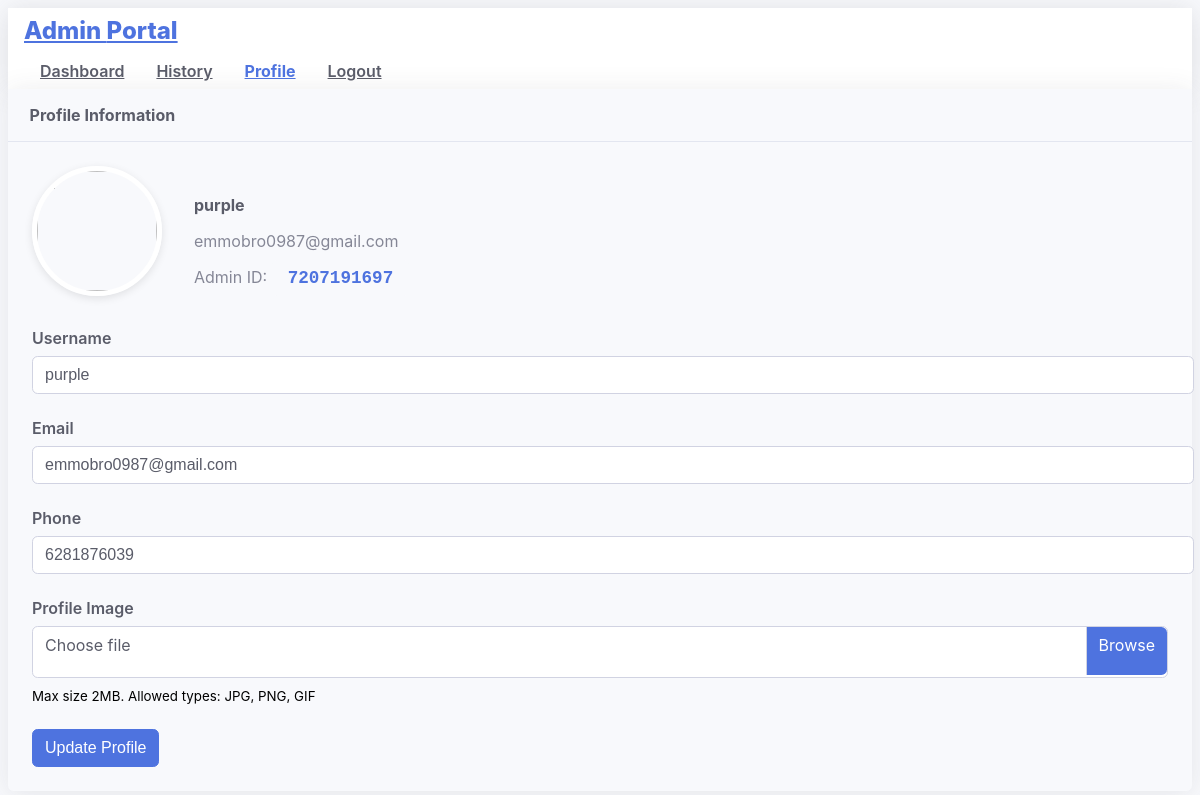
The page /profile (signed in) on the database its author committed.
### app.py (models this page shows, shortened)
class Admin(UserMixin, db.Model):
    id = db.Column(db.Integer, primary_key=True)
    username = db.Column(db.String(20), unique=True, nullable=False)
    email = db.Column(db.String(120), unique=True, nullable=False)
    phone = db.Column(db.String(20), nullable=False)
    password_hash = db.Column(db.String(128), nullable=False)
    admin_code = db.Column(db.String(10), unique=True, nullable=False)
    profile_image = db.Column(db.String(100))
    created_at = db.Column(db.DateTime, default=datetime.utcnow)
    users = db.relationship('User', backref='manager', lazy=True)

### app.py (the view, shortened to what this page needs)
@app.route('/profile', methods=['GET', 'POST'])
@login_required
def profile():
    return render_template('profile.html')

### app.py (called while the page is built)
@login_manager.user_loader
def load_user(user_id):
    if session.get('is_admin'):
        return Admin.query.get(int(user_id))
    return User.query.get(int(user_id))

### templates/profile.html (shortened to what this page needs)
<!DOCTYPE html>
<html lang="en">
<head>
</head>
<body>
    <nav class="navbar navbar-expand navbar-light mb-4">
        <div class="container">
            <a class="navbar-brand" href="#">{% if session.get('is_admin') %}Admin{% else %}User{% endif %} Portal</a>
            <div class="collapse navbar-collapse">
                <ul class="navbar-nav ml-auto">
                    <li class="nav-item">
                        <a class="nav-link" href="{% if session.get('is_admin') %}{{ url_for('admin_dashboard') }}{% else %}{{ url_for('user_dashboard') }}{% endif %}">Dashboard</a>
                    </li>
                    <li class="nav-item">
                        <a class="nav-link" href="{{ url_for('history') }}">History</a>
                    </li>
                    <li class="nav-item active">
                        <a class="nav-link" href="{{ url_for('profile') }}">Profile</a>
                    </li>
                    <li class="nav-item">
                        <a class="nav-link" href="{{ url_for('logout') }}">Logout</a>
                    </li>
                </ul>
            </div>
        </div>
    </nav>
    <div class="container">
        <div class="card">
            <div class="card-header">
                Profile Information
            </div>
            <div class="card-body">
                <div class="profile-header">
                    <img src="{{ url_for('static', filename='uploads/' + current_user.profile_image) if current_user.profile_image else url_for('static', filename='images/avatar-' + ('admin' if session.get('is_admin') else 'user') + '.png') }}"
                         class="profile-avatar">
                    <div class="profile-info">
                        <h4>{{ current_user.username }}</h4>
                        <p>{{ current_user.email }}</p>
                        {% if session.get('is_admin') %}
                        <p>Admin ID: <span class="admin-code">{{ current_user.admin_code }}</span></p>
                        {% endif %}
                    </div>
                </div>
                <form method="POST" action="{{ url_for('profile') }}" enctype="multipart/form-data">
                    <div class="row">
                        <div class="col-md-6">
                            <div class="form-group">
                                <label for="username">Username</label>
                                <input type="text" class="form-control" id="username" name="username" value="{{ current_user.username }}" required>
                            </div>
                        </div>
                        <div class="col-md-6">
                            <div class="form-group">
                                <label for="email">Email</label>
                                <input type="email" class="form-control" id="email" name="email" value="{{ current_user.email }}" required>
                            </div>
                        </div>
                    </div>
                    <div class="row">
                        <div class="col-md-6">
                            <div class="form-group">
                                <label for="phone">Phone</label>
                                <input type="tel" class="form-control" id="phone" name="phone" value="{{ current_user.phone }}" required>
                            </div>
                        </div>
                    </div>
                    <div class="form-group">
                        <label>Profile Image</label>
                        <div class="custom-file">
                            <label class="custom-file-label" for="profile_image">Choose file</label>
                        </div>
                        <small class="text-muted">Max size 2MB. Allowed types: JPG, PNG, GIF</small>
                    </div>
                    <button type="submit" class="btn btn-primary">Update Profile</button>
                </form>
            </div>
        </div>
    </div>
</body>
</html>

### templates/profile.html (style rules this page uses)
:root { --primary: #4e73df; --success: #1cc88a; --info: #36b9cc; --warning: #f6c23e; --danger: #e74a3b; --secondary: #858796; --light: #f8f9fc; --dark: #5a5c69; }
.navbar { padding: 0.5rem 1rem; background-color: #ffffff; box-shadow: 0 2px 4px rgba(0,0,0,0.1); }
.navbar-brand { font-weight: 700; font-size: 1.25rem; color: #4e73df; }
.navbar-nav { display: flex; flex-direction: row; padding-left: 0; margin-bottom: 0; list-style: none; }
.nav-item { position: relative; }
.nav-link { padding: 0.5rem 1rem; color: #5a5c69; font-weight: 600; transition: all 0.3s; }
.nav-item.active .nav-link { color: #4e73df; font-weight: 700; }
body { font-family: 'Nunito', -apple-system, BlinkMacSystemFont, 'Segoe UI', Roboto, 'Helvetica Neue', Arial, sans-serif; background-color: #f8f9fc; }
.navbar { background-color: white; box-shadow: 0 0.15rem 1.75rem 0 rgba(58, 59, 69, 0.15); padding: 0.5rem 1rem; }
.navbar-brand { font-weight: 800; color: var(--primary); font-size: 1.5rem; }
.nav-link { color: var(--dark); font-weight: 600; }
.card { border: none; border-radius: 0.35rem; box-shadow: 0 0.15rem 1.75rem 0 rgba(58, 59, 69, 0.1); margin-bottom: 1.5rem; }
.card-header { background-color: #f8f9fc; border-bottom: 1px solid #e3e6f0; padding: 1rem 1.35rem; font-weight: 700; color: var(--dark); }
.card-body { padding: 1.5rem; }
.profile-header { display: flex; align-items: center; margin-bottom: 2rem; }
.profile-avatar { width: 120px; height: 120px; border-radius: 50%; object-fit: cover; border: 5px solid white; box-shadow: 0 0.15rem 0.5rem rgba(0, 0, 0, 0.1); margin-right: 2rem; }
.profile-info h4 { margin-bottom: 0.5rem; color: var(--dark); }
.profile-info p { color: var(--secondary); margin-bottom: 0; }
.form-group { margin-bottom: 1.5rem; }
label { display: block; margin-bottom: 0.5rem; font-weight: 600; color: var(--dark); }
.form-control { display: block; width: 100%; padding: 0.375rem 0.75rem; font-size: 1rem; line-height: 1.5; color: var(--dark); background-color: #fff; background-clip: padding-box; border: 1px solid #d1d3e2; border-radius: 0.35rem; transition: border-color 0.15s ease-in-out, box-shadow 0.15s ease-in-out; }
.custom-file { position: relative; display: inline-block; width: 100%; margin-bottom: 1.5rem; }
.custom-file-label { position: absolute; top: 0; right: 0; left: 0; z-index: 1; height: calc(1.5em + 0.75rem + 2px); padding: 0.375rem 0.75rem; font-weight: 400; line-height: 1.5; color: var(--dark); background-color: #fff; border: 1px solid #d1d3e2; border-radius: 0.35rem; }
.custom-file-label::after { position: absolute; top: 0; right: 0; bottom: 0; z-index: 3; display: block; height: calc(1.5em + 0.75rem); padding: 0.375rem 0.75rem; line-height: 1.5; color: #fff; content: "Browse"; background-color: var(--primary); border-left: inherit; border-radius: 0 0.35rem 0.35rem 0; }
.btn { display: inline-block; font-weight: 400; text-align: center; white-space: nowrap; vertical-align: middle; user-select: none; border: 1px solid transparent; padding: 0.375rem 0.75rem; font-size: 1rem; line-height: 1.5; border-radius: 0.35rem; transition: all 0.15s ease-in-out; }
.btn-primary { color: #fff; background-color: var(--primary); border-color: var(--primary); }
.admin-code { background-color: #f8f9fc; padding: 0.5rem 1rem; border-radius: 0.35rem; font-family: monospace; font-size: 1.1rem; color: var(--primary); font-weight: 700; }

### rows shown on the page
Admin: username "purple", email "emmobro0987@gmail.com", admin_code "7207191697", phone "6281876039"
